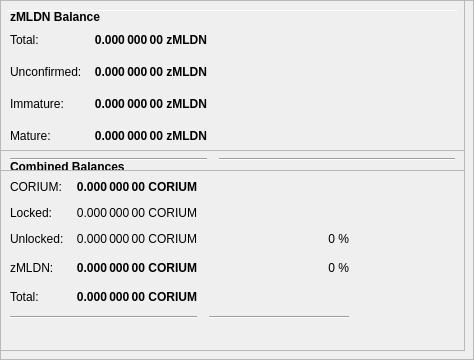
        <widget class="QFrame" name="frameObfuscation">
         <property name="minimumSize">
          <size>
           <width>0</width>
           <height>350</height>
          </size>
         </property>
         <property name="layoutDirection">
          <enum>Qt::LeftToRight</enum>
         </property>
         <property name="frameShape">
          <enum>QFrame::StyledPanel</enum>
         </property>
         <property name="frameShadow">
          <enum>QFrame::Raised</enum>
         </property>
         <widget class="QPushButton" name="runAutoDenom">
          <property name="geometry">
           <rect>
            <x>251</x>
            <y>17</y>
            <width>1</width>
            <height>1</height>
           </rect>
          </property>
          <property name="palette">
           <palette>
            <active>
             <colorrole role="WindowText">
              <brush brushstyle="SolidPattern">
               <color alpha="255">
                <red>0</red>
                <green>0</green>
                <blue>0</blue>
               </color>
              </brush>
             </colorrole>
             <colorrole role="Button">
              <brush brushstyle="SolidPattern">
               <color alpha="255">
                <red>239</red>
                <green>238</green>
                <blue>238</blue>
               </color>
              </brush>
             </colorrole>
             <colorrole role="Light">
              <brush brushstyle="SolidPattern">
               <color alpha="255">
                <red>255</red>
                <green>255</green>
                <blue>255</blue>
               </color>
              </brush>
             </colorrole>
             <colorrole role="Midlight">
              <brush brushstyle="SolidPattern">
               <color alpha="255">
                <red>247</red>
                <green>246</green>
                <blue>246</blue>
               </color>
              </brush>
             </colorrole>
             <colorrole role="Dark">
              <brush brushstyle="SolidPattern">
               <color alpha="255">
                <red>119</red>
                <green>119</green>
                <blue>119</blue>
               </color>
              </brush>
             </colorrole>
             <colorrole role="Mid">
              <brush brushstyle="SolidPattern">
               <color alpha="255">
                <red>159</red>
                <green>159</green>
                <blue>159</blue>
               </color>
              </brush>
             </colorrole>
             <colorrole role="Text">
              <brush brushstyle="SolidPattern">
               <color alpha="255">
                <red>0</red>
                <green>0</green>
                <blue>0</blue>
               </color>
              </brush>
             </colorrole>
             <colorrole role="BrightText">
              <brush brushstyle="SolidPattern">
               <color alpha="255">
                <red>255</red>
                <green>255</green>
                <blue>255</blue>
               </color>
              </brush>
             </colorrole>
             <colorrole role="ButtonText">
              <brush brushstyle="SolidPattern">
               <color alpha="255">
                <red>0</red>
                <green>0</green>
                <blue>0</blue>
               </color>
              </brush>
             </colorrole>
             <colorrole role="Base">
              <brush brushstyle="SolidPattern">
               <color alpha="255">
                <red>255</red>
                <green>255</green>
                <blue>255</blue>
               </color>
              </brush>
             </colorrole>
             <colorrole role="Window">
              <brush brushstyle="SolidPattern">
               <color alpha="255">
                <red>239</red>
                <green>238</green>
                <blue>238</blue>
               </color>
              </brush>
             </colorrole>
             <colorrole role="Shadow">
              <brush brushstyle="SolidPattern">
               <color alpha="255">
                <red>0</red>
                <green>0</green>
                <blue>0</blue>
               </color>
              </brush>
             </colorrole>
             <colorrole role="AlternateBase">
              <brush brushstyle="SolidPattern">
               <color alpha="255">
                <red>247</red>
                <green>246</green>
                <blue>246</blue>
               </color>
              </brush>
             </colorrole>
             <colorrole role="ToolTipBase">
              <brush brushstyle="SolidPattern">
               <color alpha="255">
                <red>255</red>
                <green>255</green>
                <blue>220</blue>
               </color>
              </brush>
             </colorrole>
             <colorrole role="ToolTipText">
              <brush brushstyle="SolidPattern">
               <color alpha="255">
                <red>0</red>
                <green>0</green>
                <blue>0</blue>
               </color>
              </brush>
             </colorrole>
            </active>
            <inactive>
             <colorrole role="WindowText">
              <brush brushstyle="SolidPattern">
               <color alpha="255">
                <red>0</red>
                <green>0</green>
                <blue>0</blue>
               </color>
              </brush>
             </colorrole>
             <colorrole role="Button">
              <brush brushstyle="SolidPattern">
               <color alpha="255">
                <red>239</red>
                <green>238</green>
                <blue>238</blue>
               </color>
              </brush>
             </colorrole>
             <colorrole role="Light">
              <brush brushstyle="SolidPattern">
               <color alpha="255">
                <red>255</red>
                <green>255</green>
                <blue>255</blue>
               </color>
              </brush>
             </colorrole>
             <colorrole role="Midlight">
              <brush brushstyle="SolidPattern">
               <color alpha="255">
                <red>247</red>
                <green>246</green>
                <blue>246</blue>
               </color>
              </brush>
             </colorrole>
             <colorrole role="Dark">
              <brush brushstyle="SolidPattern">
               <color alpha="255">
                <red>119</red>
                <green>119</green>
                <blue>119</blue>
               </color>
              </brush>
             </colorrole>
             <colorrole role="Mid">
              <brush brushstyle="SolidPattern">
               <color alpha="255">
                <red>159</red>
                <green>159</green>
                <blue>159</blue>
               </color>
              </brush>
             </colorrole>
             <colorrole role="Text">
              <brush brushstyle="SolidPattern">
               <color alpha="255">
                <red>0</red>
                <green>0</green>
                <blue>0</blue>
               </color>
              </brush>
             </colorrole>
             <colorrole role="BrightText">
              <brush brushstyle="SolidPattern">
               <color alpha="255">
                <red>255</red>
                <green>255</green>
                <blue>255</blue>
               </color>
              </brush>
             </colorrole>
             <colorrole role="ButtonText">
              <brush brushstyle="SolidPattern">
               <color alpha="255">
                <red>0</red>
                <green>0</green>
                <blue>0</blue>
               </color>
              </brush>
             </colorrole>
             <colorrole role="Base">
              <brush brushstyle="SolidPattern">
               <color alpha="255">
                <red>255</red>
                <green>255</green>
                <blue>255</blue>
               </color>
              </brush>
             </colorrole>
             <colorrole role="Window">
              <brush brushstyle="SolidPattern">
               <color alpha="255">
                <red>239</red>
                <green>238</green>
                <blue>238</blue>
               </color>
              </brush>
             </colorrole>
             <colorrole role="Shadow">
              <brush brushstyle="SolidPattern">
               <color alpha="255">
                <red>0</red>
                <green>0</green>
                <blue>0</blue>
               </color>
              </brush>
             </colorrole>
             <colorrole role="AlternateBase">
              <brush brushstyle="SolidPattern">
               <color alpha="255">
                <red>247</red>
                <green>246</green>
                <blue>246</blue>
               </color>
              </brush>
             </colorrole>
             <colorrole role="ToolTipBase">
              <brush brushstyle="SolidPattern">
               <color alpha="255">
                <red>255</red>
                <green>255</green>
                <blue>220</blue>
               </color>
              </brush>
             </colorrole>
             <colorrole role="ToolTipText">
              <brush brushstyle="SolidPattern">
               <color alpha="255">
                <red>0</red>
                <green>0</green>
                <blue>0</blue>
               </color>
              </brush>
             </colorrole>
            </inactive>
            <disabled>
             <colorrole role="WindowText">
              <brush brushstyle="SolidPattern">
               <color alpha="255">
                <red>119</red>
                <green>119</green>
                <blue>119</blue>
               </color>
              </brush>
             </colorrole>
             <colorrole role="Button">
              <brush brushstyle="SolidPattern">
               <color alpha="255">
                <red>239</red>
                <green>238</green>
                <blue>238</blue>
               </color>
              </brush>
             </colorrole>
             <colorrole role="Light">
              <brush brushstyle="SolidPattern">
               <color alpha="255">
                <red>255</red>
                <green>255</green>
                <blue>255</blue>
               </color>
              </brush>
             </colorrole>
             <colorrole role="Midlight">
              <brush brushstyle="SolidPattern">
               <color alpha="255">
                <red>247</red>
                <green>246</green>
                <blue>246</blue>
               </color>
              </brush>
             </colorrole>
             <colorrole role="Dark">
              <brush brushstyle="SolidPattern">
               <color alpha="255">
                <red>119</red>
                <green>119</green>
                <blue>119</blue>
               </color>
              </brush>
             </colorrole>
             <colorrole role="Mid">
              <brush brushstyle="SolidPattern">
               <color alpha="255">
                <red>159</red>
                <green>159</green>
                <blue>159</blue>
               </color>
              </brush>
             </colorrole>
             <colorrole role="Text">
              <brush brushstyle="SolidPattern">
               <color alpha="255">
                <red>119</red>
                <green>119</green>
                <blue>119</blue>
               </color>
              </brush>
             </colorrole>
             <colorrole role="BrightText">
              <brush brushstyle="SolidPattern">
               <color alpha="255">
                <red>255</red>
                <green>255</green>
                <blue>255</blue>
               </color>
              </brush>
             </colorrole>
             <colorrole role="ButtonText">
              <brush brushstyle="SolidPattern">
               <color alpha="255">
                <red>119</red>
                <green>119</green>
                <blue>119</blue>
               </color>
              </brush>
             </colorrole>
             <colorrole role="Base">
              <brush brushstyle="SolidPattern">
               <color alpha="255">
                <red>239</red>
                <green>238</green>
                <blue>238</blue>
               </color>
              </brush>
             </colorrole>
             <colorrole role="Window">
              <brush brushstyle="SolidPattern">
               <color alpha="255">
                <red>239</red>
                <green>238</green>
                <blue>238</blue>
               </color>
              </brush>
             </colorrole>
             <colorrole role="Shadow">
              <brush brushstyle="SolidPattern">
               <color alpha="255">
                <red>0</red>
                <green>0</green>
                <blue>0</blue>
               </color>
              </brush>
             </colorrole>
             <colorrole role="AlternateBase">
              <brush brushstyle="SolidPattern">
               <color alpha="255">
                <red>239</red>
                <green>238</green>
                <blue>238</blue>
               </color>
              </brush>
             </colorrole>
             <colorrole role="ToolTipBase">
              <brush brushstyle="SolidPattern">
               <color alpha="255">
                <red>255</red>
                <green>255</green>
                <blue>220</blue>
               </color>
              </brush>
             </colorrole>
             <colorrole role="ToolTipText">
              <brush brushstyle="SolidPattern">
               <color alpha="255">
                <red>0</red>
                <green>0</green>
                <blue>0</blue>
               </color>
              </brush>
             </colorrole>
            </disabled>
           </palette>
          </property>
          <property name="focusPolicy">
           <enum>Qt::NoFocus</enum>
          </property>
          <property name="autoFillBackground">
           <bool>true</bool>
          </property>
          <property name="text">
           <string/>
          </property>
          <property name="flat">
           <bool>true</bool>
          </property>
         </widget>
         <widget class="Line" name="line">
          <property name="geometry">
           <rect>
            <x>7</x>
            <y>10</y>
            <width>451</width>
            <height>1</height>
           </rect>
          </property>
          <property name="orientation">
           <enum>Qt::Horizontal</enum>
          </property>
         </widget>
         <widget class="QFrame" name="frame_3">
          <property name="geometry">
           <rect>
            <x>0</x>
            <y>150</y>
            <width>465</width>
            <height>201</height>
           </rect>
          </property>
          <property name="frameShape">
           <enum>QFrame::StyledPanel</enum>
          </property>
          <property name="frameShadow">
           <enum>QFrame::Raised</enum>
          </property>
          <layout class="QVBoxLayout" name="verticalLayout_5">
           <item>
            <layout class="QHBoxLayout" name="horizontalLayout_5" stretch="0">
             <item>
              <widget class="QLabel" name="label_5z">
               <property name="maximumSize">
                <size>
                 <width>16777215</width>
                 <height>20</height>
                </size>
               </property>
               <property name="font">
                <font>
                 <weight>75</weight>
                 <bold>true</bold>
                </font>
               </property>
               <property name="toolTip">
                <string>Combined Balances (including unconfirmed and immature coins)</string>
               </property>
               <property name="text">
                <string>&lt;html&gt;&lt;head/&gt;&lt;body&gt;&lt;p&gt;Combined Balances&lt;/p&gt;&lt;/body&gt;&lt;/html&gt;</string>
               </property>
              </widget>
             </item>
            </layout>
           </item>
           <item>
            <layout class="QGridLayout" name="gridLayout_3">
             <property name="spacing">
              <number>12</number>
             </property>
             <item row="7" column="0" colspan="2">
              <widget class="Line" name="lineSpendableBalance_3">
               <property name="orientation">
                <enum>Qt::Horizontal</enum>
               </property>
              </widget>
             </item>
             <item row="7" column="2">
              <widget class="Line" name="lineWatchBalance_3">
               <property name="sizePolicy">
                <sizepolicy hsizetype="Preferred" vsizetype="Fixed">
                 <horstretch>0</horstretch>
                 <verstretch>0</verstretch>
                </sizepolicy>
               </property>
               <property name="minimumSize">
                <size>
                 <width>140</width>
                 <height>0</height>
                </size>
               </property>
               <property name="orientation">
                <enum>Qt::Horizontal</enum>
               </property>
              </widget>
             </item>
             <item row="4" column="1">
              <widget class="QLabel" name="labelzBalancez">
               <property name="font">
                <font>
                 <weight>75</weight>
                 <bold>true</bold>
                </font>
               </property>
               <property name="cursor">
                <cursorShape>IBeamCursor</cursorShape>
               </property>
               <property name="toolTip">
                <string>Total of transactions that have yet to be confirmed, and do not yet count toward the spendable balance</string>
               </property>
               <property name="text">
                <string notr="true">0.000 000 00 CORIUM</string>
               </property>
               <property name="alignment">
                <set>Qt::AlignRight|Qt::AlignTrailing|Qt::AlignVCenter</set>
               </property>
               <property name="textInteractionFlags">
                <set>Qt::LinksAccessibleByMouse|Qt::TextSelectableByKeyboard|Qt::TextSelectableByMouse</set>
               </property>
              </widget>
             </item>
             <item row="6" column="1">
              <widget class="QLabel" name="labelTotalz">
               <property name="font">
                <font>
                 <weight>75</weight>
                 <bold>true</bold>
                </font>
               </property>
               <property name="cursor">
                <cursorShape>IBeamCursor</cursorShape>
               </property>
               <property name="toolTip">
                <string>Total Balance, including unconfirmed and immature coins.</string>
               </property>
               <property name="text">
                <string notr="true">0.000 000 00 CORIUM</string>
               </property>
               <property name="alignment">
                <set>Qt::AlignRight|Qt::AlignTrailing|Qt::AlignVCenter</set>
               </property>
               <property name="textInteractionFlags">
                <set>Qt::LinksAccessibleByMouse|Qt::TextSelectableByKeyboard|Qt::TextSelectableByMouse</set>
               </property>
              </widget>
             </item>
             <item row="4" column="3">
              <spacer name="horizontalSpacer_6">
               <property name="orientation">
                <enum>Qt::Horizontal</enum>
               </property>
               <property name="sizeHint" stdset="0">
                <size>
                 <width>40</width>
                 <height>20</height>
                </size>
               </property>
              </spacer>
             </item>
             <item row="6" column="0">
              <widget class="QLabel" name="labelTotalTextz">
               <property name="text">
                <string>Total:</string>
               </property>
              </widget>
             </item>
             <item row="1" column="0">
              <widget class="QLabel" name="labelBalanceTextz">
               <property name="text">
                <string>CORIUM:</string>
               </property>
              </widget>
             </item>
             <item row="1" column="1">
              <widget class="QLabel" name="labelBalancez">
               <property name="font">
                <font>
                 <weight>75</weight>
                 <bold>true</bold>
                </font>
               </property>
               <property name="cursor">
                <cursorShape>IBeamCursor</cursorShape>
               </property>
               <property name="toolTip">
                <string>Your current spendable balance</string>
               </property>
               <property name="text">
                <string notr="true">0.000 000 00 CORIUM</string>
               </property>
               <property name="alignment">
                <set>Qt::AlignRight|Qt::AlignTrailing|Qt::AlignVCenter</set>
               </property>
               <property name="textInteractionFlags">
                <set>Qt::LinksAccessibleByMouse|Qt::TextSelectableByKeyboard|Qt::TextSelectableByMouse</set>
               </property>
              </widget>
             </item>
             <item row="4" column="0">
              <widget class="QLabel" name="labelzBalanceTextz">
               <property name="toolTip">
                <string/>
               </property>
               <property name="text">
                <string>zMLDN:</string>
               </property>
              </widget>
             </item>
             <item row="4" column="2">
              <widget class="QLabel" name="labelzMLDNPercent">
               <property name="toolTip">
                <string>Current percentage of zMLDN.
If AutoMint is enabled this percentage will settle around the configured AutoMint percentage (default = 10%)</string>
               </property>
               <property name="text">
                <string>0 %</string>
               </property>
               <property name="alignment">
                <set>Qt::AlignRight|Qt::AlignTrailing|Qt::AlignVCenter</set>
               </property>
              </widget>
             </item>
             <item row="6" column="2">
              <widget class="QLabel" name="label100Percent">
               <property name="text">
                <string/>
               </property>
               <property name="alignment">
                <set>Qt::AlignRight|Qt::AlignTrailing|Qt::AlignVCenter</set>
               </property>
              </widget>
             </item>
             <item row="2" column="1">
              <widget class="QLabel" name="labelLockedBalance">
               <property name="toolTip">
                <string>Locked CORIUM or Masternode collaterals. These are excluded from zMLDN minting.</string>
               </property>
               <property name="text">
                <string>0.000 000 00 CORIUM</string>
               </property>
               <property name="alignment">
                <set>Qt::AlignRight|Qt::AlignTrailing|Qt::AlignVCenter</set>
               </property>
              </widget>
             </item>
             <item row="2" column="0">
              <widget class="QLabel" name="labelLockedBalanceText">
               <property name="toolTip">
                <string>Locked CORIUM or Masternode collaterals. These are excluded from zMLDN minting.</string>
               </property>
               <property name="text">
                <string>Locked:</string>
               </property>
              </widget>
             </item>
             <item row="3" column="0">
              <widget class="QLabel" name="labelUnLockedBalanceText">
               <property name="toolTip">
                <string>Unlocked CORIUMs. These can be used for zMLDN minting.</string>
               </property>
               <property name="text">
                <string>Unlocked:</string>
               </property>
              </widget>
             </item>
             <item row="3" column="1">
              <widget class="QLabel" name="labelUnLockedBalance">
               <property name="toolTip">
                <string>Unlocked CORIUMs. These can be used for zMLDN minting.</string>
               </property>
               <property name="text">
                <string>0.000 000 00 CORIUM</string>
               </property>
               <property name="alignment">
                <set>Qt::AlignRight|Qt::AlignTrailing|Qt::AlignVCenter</set>
               </property>
              </widget>
             </item>
             <item row="3" column="2">
              <widget class="QLabel" name="labelCORIUMPercent">
               <property name="text">
                <string>0 %</string>
               </property>
               <property name="alignment">
                <set>Qt::AlignRight|Qt::AlignTrailing|Qt::AlignVCenter</set>
               </property>
              </widget>
             </item>
            </layout>
           </item>
           <item>
            <spacer name="verticalSpacer">
             <property name="orientation">
              <enum>Qt::Vertical</enum>
             </property>
             <property name="sizeHint" stdset="0">
              <size>
               <width>20</width>
               <height>40</height>
              </size>
             </property>
            </spacer>
           </item>
          </layout>
         </widget>
         <widget class="QFrame" name="frame_4">
          <property name="geometry">
           <rect>
            <x>0</x>
            <y>0</y>
            <width>465</width>
            <height>171</height>
           </rect>
          </property>
          <property name="frameShape">
           <enum>QFrame::StyledPanel</enum>
          </property>
          <property name="frameShadow">
           <enum>QFrame::Raised</enum>
          </property>
          <layout class="QVBoxLayout" name="verticalLayout_7">
           <item>
            <layout class="QHBoxLayout" name="horizontalLayout_8" stretch="0">
             <item>
              <widget class="QLabel" name="label_5z_3">
               <property name="maximumSize">
                <size>
                 <width>16777215</width>
                 <height>20</height>
                </size>
               </property>
               <property name="font">
                <font>
                 <weight>75</weight>
                 <bold>true</bold>
                </font>
               </property>
               <property name="text">
                <string>zMLDN Balance</string>
               </property>
              </widget>
             </item>
            </layout>
           </item>
           <item>
            <layout class="QGridLayout" name="gridLayout_5">
             <property name="spacing">
              <number>12</number>
             </property>
             <item row="4" column="0">
              <widget class="QLabel" name="labelzBalanceMatureText">
               <property name="toolTip">
                <string>Mature: more than 20 confirmation and more than 1 mints of the same denomination after it was minted.
These zMLDN are spendable.</string>
               </property>
               <property name="text">
                <string>Mature:</string>
               </property>
              </widget>
             </item>
             <item row="5" column="0" colspan="2">
              <widget class="Line" name="lineSpendableBalance_5">
               <property name="orientation">
                <enum>Qt::Horizontal</enum>
               </property>
              </widget>
             </item>
             <item row="1" column="1">
              <widget class="QLabel" name="labelzBalance">
               <property name="font">
                <font>
                 <weight>75</weight>
                 <bold>true</bold>
                </font>
               </property>
               <property name="cursor">
                <cursorShape>IBeamCursor</cursorShape>
               </property>
               <property name="toolTip">
                <string>All available zMLDN, unconfirmed and immature zMLDN included.</string>
               </property>
               <property name="text">
                <string notr="true">0.000 000 00 zMLDN</string>
               </property>
               <property name="alignment">
                <set>Qt::AlignRight|Qt::AlignTrailing|Qt::AlignVCenter</set>
               </property>
               <property name="textInteractionFlags">
                <set>Qt::LinksAccessibleByMouse|Qt::TextSelectableByKeyboard|Qt::TextSelectableByMouse</set>
               </property>
              </widget>
             </item>
             <item row="5" column="2">
              <widget class="Line" name="lineWatchBalance_5">
               <property name="sizePolicy">
                <sizepolicy hsizetype="Preferred" vsizetype="Fixed">
                 <horstretch>0</horstretch>
                 <verstretch>0</verstretch>
                </sizepolicy>
               </property>
               <property name="minimumSize">
                <size>
                 <width>140</width>
                 <height>0</height>
                </size>
               </property>
               <property name="orientation">
                <enum>Qt::Horizontal</enum>
               </property>
              </widget>
             </item>
             <item row="1" column="0">
              <widget class="QLabel" name="labelzBalanceText">
               <property name="toolTip">
                <string>All available zMLDN, unconfirmed and immature zMLDN included.</string>
               </property>
               <property name="text">
                <string>Total:</string>
               </property>
              </widget>
             </item>
             <item row="1" column="2">
              <spacer name="horizontalSpacer_8">
               <property name="orientation">
                <enum>Qt::Horizontal</enum>
               </property>
               <property name="sizeHint" stdset="0">
                <size>
                 <width>40</width>
                 <height>20</height>
                </size>
               </property>
              </spacer>
             </item>
             <item row="4" column="2">
              <spacer name="horizontalSpacer_4">
               <property name="orientation">
                <enum>Qt::Horizontal</enum>
               </property>
               <property name="sizeHint" stdset="0">
                <size>
                 <width>40</width>
                 <height>20</height>
                </size>
               </property>
              </spacer>
             </item>
             <item row="4" column="1">
              <widget class="QLabel" name="labelzBalanceMature">
               <property name="font">
                <font>
                 <weight>75</weight>
                 <bold>true</bold>
                </font>
               </property>
               <property name="toolTip">
                <string>Mature: more than 20 confirmation and more than 1 mints of the same denomination after it was minted.
These zMLDN are spendable.</string>
               </property>
               <property name="text">
                <string>0.000 000 00 zMLDN</string>
               </property>
               <property name="alignment">
                <set>Qt::AlignRight|Qt::AlignTrailing|Qt::AlignVCenter</set>
               </property>
              </widget>
             </item>
             <item row="2" column="0">
              <widget class="QLabel" name="labelzBalanceUnconfirmedText">
               <property name="toolTip">
                <string>Unconfirmed: less than 20 confirmations
Immature: confirmed, but less than 1 mints of the same denomination after it was minted</string>
               </property>
               <property name="text">
                <string>Unconfirmed:</string>
               </property>
              </widget>
             </item>
             <item row="2" column="1">
              <widget class="QLabel" name="labelzBalanceUnconfirmed">
               <property name="font">
                <font>
                 <weight>75</weight>
                 <bold>true</bold>
                </font>
               </property>
               <property name="toolTip">
                <string>Unconfirmed: less than 20 confirmations
Immature: confirmed, but less than 1 mints of the same denomination after it was minted</string>
               </property>
               <property name="text">
                <string>0.000 000 00 zMLDN</string>
               </property>
               <property name="alignment">
                <set>Qt::AlignRight|Qt::AlignTrailing|Qt::AlignVCenter</set>
               </property>
              </widget>
             </item>
             <item row="2" column="2">
              <spacer name="horizontalSpacer_5">
               <property name="orientation">
                <enum>Qt::Horizontal</enum>
               </property>
               <property name="sizeHint" stdset="0">
                <size>
                 <width>40</width>
                 <height>20</height>
                </size>
               </property>
              </spacer>
             </item>
             <item row="3" column="0">
              <widget class="QLabel" name="labelzBalanceImmatureText">
               <property name="toolTip">
                <string>Unconfirmed: less than 20 confirmations
Immature: confirmed, but less than 1 mints of the same denomination after it was minted</string>
               </property>
               <property name="text">
                <string>Immature:</string>
               </property>
              </widget>
             </item>
             <item row="3" column="1">
              <widget class="QLabel" name="labelzBalanceImmature">
               <property name="font">
                <font>
                 <weight>75</weight>
                 <bold>true</bold>
                </font>
               </property>
               <property name="toolTip">
                <string>Unconfirmed: less than 20 confirmations
Immature: confirmed, but less than 1 mints of the same denomination after it was minted</string>
               </property>
               <property name="text">
                <string>0.000 000 00 zMLDN</string>
               </property>
               <property name="alignment">
                <set>Qt::AlignRight|Qt::AlignTrailing|Qt::AlignVCenter</set>
               </property>
              </widget>
             </item>
             <item row="3" column="2">
              <spacer name="horizontalSpacer_7">
               <property name="orientation">
                <enum>Qt::Horizontal</enum>
               </property>
               <property name="sizeHint" stdset="0">
                <size>
                 <width>40</width>
                 <height>20</height>
                </size>
               </property>
              </spacer>
             </item>
            </layout>
           </item>
          </layout>
         </widget>
        </widget>
